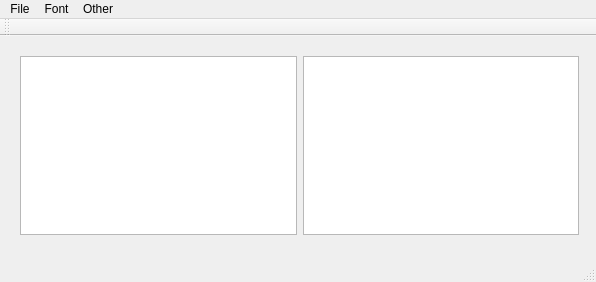
<?xml version="1.0" encoding="UTF-8"?>
<ui version="4.0">
 <class>Notepad</class>
 <widget class="QMainWindow" name="Notepad">
  <property name="geometry">
   <rect>
    <x>0</x>
    <y>0</y>
    <width>596</width>
    <height>282</height>
   </rect>
  </property>
  <property name="windowTitle">
   <string>Notepad</string>
  </property>
  <widget class="QWidget" name="centralWidget">
   <widget class="QWidget" name="horizontalLayoutWidget">
    <property name="geometry">
     <rect>
      <x>9</x>
      <y>9</y>
      <width>581</width>
      <height>201</height>
     </rect>
    </property>
    <layout class="QGridLayout" name="gridLayout">
     <item row="0" column="0">
      <widget class="QPlainTextEdit" name="maintext"/>
     </item>
     <item row="0" column="1">
      <widget class="QTableView" name="table">
       <attribute name="horizontalHeaderStretchLastSection">
        <bool>true</bool>
       </attribute>
       <attribute name="verticalHeaderStretchLastSection">
        <bool>false</bool>
       </attribute>
      </widget>
     </item>
    </layout>
   </widget>
  </widget>
  <widget class="QMenuBar" name="menuBar">
   <property name="geometry">
    <rect>
     <x>0</x>
     <y>0</y>
     <width>596</width>
     <height>26</height>
    </rect>
   </property>
   <widget class="QMenu" name="menuFile">
    <property name="title">
     <string>File</string>
    </property>
    <addaction name="actionNew"/>
    <addaction name="actionOpen"/>
    <addaction name="actionSave_As"/>
    <addaction name="actionSave"/>
   </widget>
   <widget class="QMenu" name="menuFont">
    <property name="title">
     <string>Font</string>
    </property>
    <addaction name="actionChangefont"/>
   </widget>
   <widget class="QMenu" name="menuOther">
    <property name="title">
     <string>Other</string>
    </property>
    <addaction name="actionRefresh_table"/>
   </widget>
   <addaction name="menuFile"/>
   <addaction name="menuFont"/>
   <addaction name="menuOther"/>
  </widget>
  <widget class="QToolBar" name="mainToolBar">
   <attribute name="toolBarArea">
    <enum>TopToolBarArea</enum>
   </attribute>
   <attribute name="toolBarBreak">
    <bool>false</bool>
   </attribute>
  </widget>
  <widget class="QStatusBar" name="statusBar"/>
  <action name="actionOpen">
   <property name="text">
    <string>&amp;Open</string>
   </property>
   <property name="shortcut">
    <string>Ctrl+O</string>
   </property>
  </action>
  <action name="actionSave_As">
   <property name="text">
    <string>Save As</string>
   </property>
   <property name="shortcut">
    <string>Ctrl+Shift+S</string>
   </property>
  </action>
  <action name="actionSave">
   <property name="text">
    <string>&amp;Save</string>
   </property>
   <property name="shortcut">
    <string>Ctrl+S</string>
   </property>
  </action>
  <action name="actionChangefont">
   <property name="text">
    <string>Set font</string>
   </property>
  </action>
  <action name="actionNew">
   <property name="text">
    <string>&amp;New</string>
   </property>
   <property name="shortcut">
    <string>Ctrl+N</string>
   </property>
  </action>
  <action name="actionRefresh_table">
   <property name="text">
    <string>&amp;Refresh table</string>
   </property>
   <property name="shortcut">
    <string>Ctrl+R</string>
   </property>
  </action>
 </widget>
 <layoutdefault spacing="6" margin="11"/>
 <resources/>
 <connections/>
</ui>
